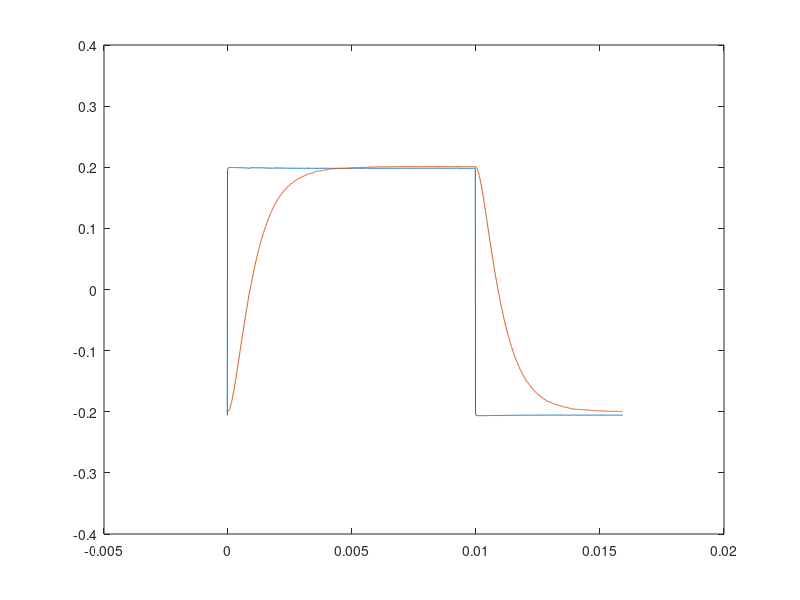

Source code (MATLAB): (Note: this script raises an error after producing the figure.)
dane = csvread("scope_2.csv",2,0);

t = dane(405:end,1);
t = t -abs(t(1));
ch1 = dane(405:end,2);
ch2 = dane(405:end,3);
ch2 = ch2+abs(ch2(1)) -0.2;

figure(1)
plot(t,ch1,t,ch2)

Kp = 1.0323/2;

% model = tf([1.0323/2],[2.5770e-07 2.3088e-04 1/2]);
% 
% Tw = 2.30884e-04;
% Tz = 2.5770e-07/Tw;
% kpetl = 0.9687;


% obiekt1 = feedback(tf(1,[Tw 1]),4)*tf(1,[Tz 0])*2*Kp;
% obiekt1 = feedback(obiekt1,kpetl);
% 
% figure(3)
% opt = stepDataOptions("StepAmplitude",0.205*2,'InputOffset',-0.205)
% step(obiekt1,opt)



figure(2)

int = 60;
plot(out.zas_sym)
hold on
plot(out.wyj_sym)
grid on
plot(t(1:int:end),ch2(1:int:end),'LineStyle','none','Marker','square','MarkerSize',9,'Color',"#7E2F8E" )

title("Wykres dla Kw = 4")
xlabel("Czas [s]")
ylabel("Napięcie na wyjściu [V]")
legend("Zasilanie","Wyjście symulacyjne","Dane pomiarowe")

